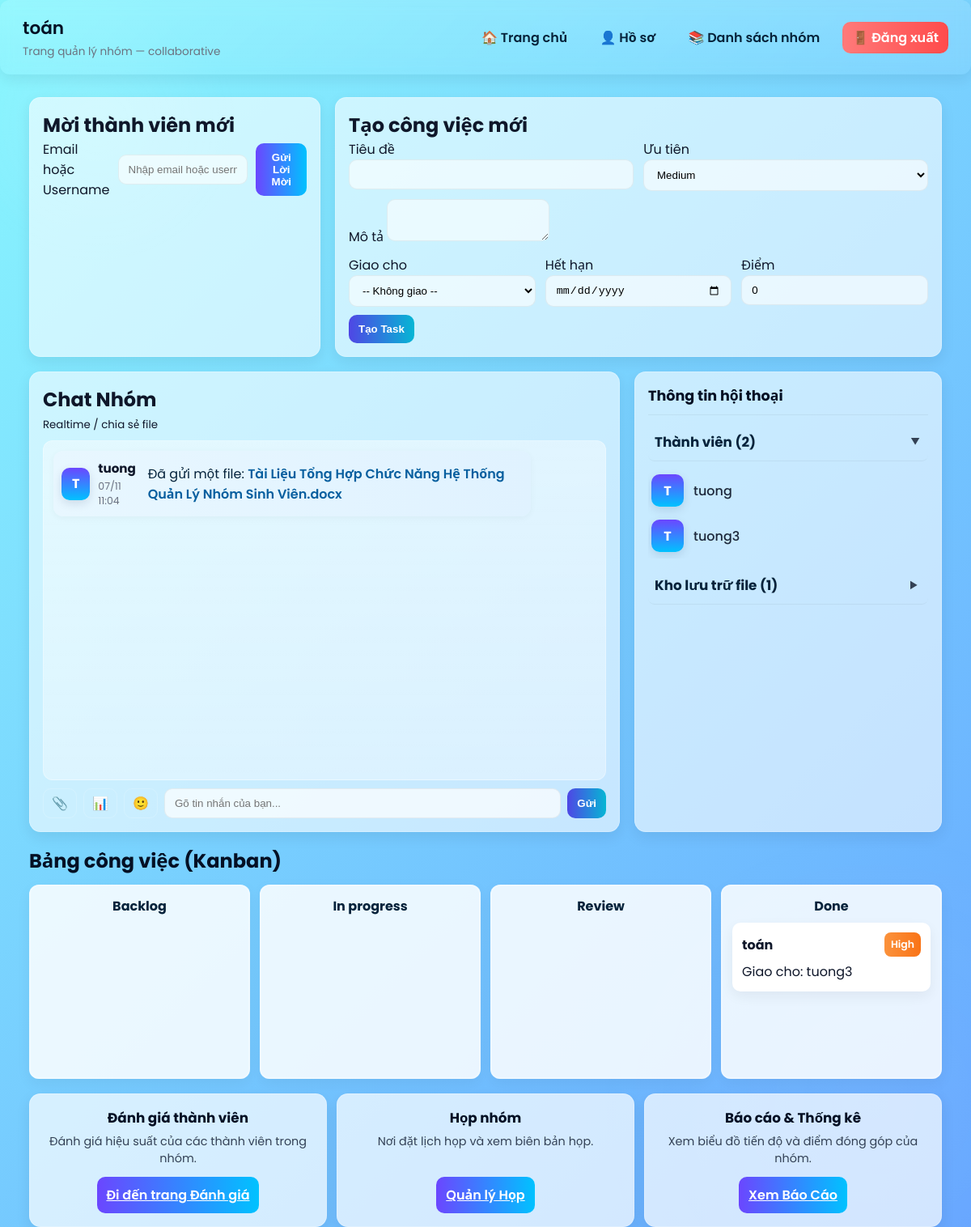
The page /index.php?page=group_details&id=6 (signed in) on the database its author committed.
### tables this page shows
CREATE TABLE `groups` (
  `group_id` int(11) NOT NULL,
  `group_name` varchar(255) NOT NULL,
  `group_description` text DEFAULT NULL,
  `created_by_user_id` int(11) NOT NULL,
  `created_at` timestamp NOT NULL DEFAULT current_timestamp()
);

CREATE TABLE `messages` (
  `message_id` bigint(20) NOT NULL,
  `sender_user_id` int(11) NOT NULL,
  `group_id` int(11) DEFAULT NULL COMMENT 'Nếu là chat nhóm (NULL nếu là DM)',
  `receiver_user_id` int(11) DEFAULT NULL COMMENT 'Nếu là chat cá nhân (NULL nếu là chat nhóm)',
  `message_content` text DEFAULT NULL,
  `file_id` int(11) DEFAULT NULL COMMENT 'Gửi file đính kèm',
  `poll_id` int(11) DEFAULT NULL COMMENT 'Gửi bình chọn trong chat',
  `created_at` timestamp NOT NULL DEFAULT current_timestamp()
);

CREATE TABLE `users` (
  `user_id` int(11) NOT NULL,
  `username` varchar(100) NOT NULL,
  `email` varchar(255) NOT NULL,
  `password_hash` varchar(255) NOT NULL,
  `profile_major` varchar(255) DEFAULT NULL,
  `profile_skills` text DEFAULT NULL,
  `profile_interests` text DEFAULT NULL,
  `profile_strengths` text DEFAULT NULL,
  `profile_weaknesses` text DEFAULT NULL,
  `profile_role_preference` varchar(255) DEFAULT NULL COMMENT 'Vai trò mong muốn',
  `created_at` timestamp NOT NULL DEFAULT current_timestamp()
);

CREATE TABLE `files` (
  `file_id` int(11) NOT NULL,
  `group_id` int(11) NOT NULL,
  `uploaded_by_user_id` int(11) NOT NULL,
  `file_name` varchar(255) NOT NULL,
  `file_path` varchar(255) NOT NULL,
  `file_size` int(11) NOT NULL COMMENT 'Kích thước file (bytes)',
  `file_type` varchar(100) NOT NULL,
  `task_id` int(11) DEFAULT NULL COMMENT 'Gắn file vào task',
  `meeting_id` int(11) DEFAULT NULL COMMENT 'Gắn file vào họp',
  `version_of_file_id` int(11) DEFAULT NULL COMMENT 'Quản lý phiên bản (trỏ đến file_id cũ)',
  `created_at` timestamp NOT NULL DEFAULT current_timestamp()
);

CREATE TABLE `tasks` (
  `task_id` int(11) NOT NULL,
  `group_id` int(11) NOT NULL,
  `task_title` varchar(255) NOT NULL,
  `task_description` text DEFAULT NULL,
  `status` enum('backlog','in_progress','review','done') NOT NULL DEFAULT 'backlog',
  `priority` enum('low','medium','high','critical') NOT NULL DEFAULT 'medium',
  `created_by_user_id` int(11) NOT NULL,
  `assigned_to_user_id` int(11) DEFAULT NULL,
  `points` int(11) DEFAULT 0 COMMENT 'Điểm đóng góp khi task hoàn thành',
  `due_date` datetime DEFAULT NULL,
  `created_at` timestamp NOT NULL DEFAULT current_timestamp(),
  `completed_at` datetime DEFAULT NULL COMMENT 'Thời gian task được chuyển sang Done'
);

### app/views/group_details.php (the view, shortened to what the rows shown need)
<!DOCTYPE html>
<html lang="vi">
<head>
    <link rel="stylesheet" href="public/css/group_details.css">
</head>
<body>
    <div class="bg-overlay"></div>
    <header class="topbar">
        <div class="topbar-left">
            <h1 class="group-title"><?php echo htmlspecialchars($group['group_name']); ?></h1>
            <p class="group-sub">Trang quản lý nhóm — collaborative</p>
        </div>
        <nav class="topnav">
            <a href="index.php?page=dashboard">🏠 Trang chủ</a>
            <a href="index.php?page=profile">👤 Hồ sơ</a>
            <a href="index.php?page=groups">📚 Danh sách nhóm</a>
            <a href="index.php?action=logout" class="logout">🚪 Đăng xuất</a>
        </nav>
    </header>
    <main class="container">
        <section class="top-grid">
             <div class="card invite-card">
                <h2>Mời thành viên mới</h2>
                <form action="index.php?action=invite_member" method="POST" class="form-inline">
                    <label for="email_or_username" class="sr-only">Email hoặc Username</label>
                    <input type="text" id="email_or_username" name="email_or_username" placeholder="Nhập email hoặc username..." />
                    <button type="submit" class="btn">Gửi Lời Mời</button>
                </form>
            </div>
            <div class="card task-create-card">
                <h2>Tạo công việc mới</h2>
                <form action="index.php?action=create_task" method="POST" class="task-form">
                    <div class="row">
                        <div class="col">
                            <label for="task_title">Tiêu đề</label>
                            <input type="text" id="task_title" name="task_title" required>
                        </div>
                        <div class="col">
                            <label for="priority">Ưu tiên</label>
                            <select id="priority" name="priority">
                                <option value="medium" selected>Medium</option>
                            </select>
                        </div>
                    </div>
                    <div class="row">
                        <div class="col-2">
                            <label for="task_description">Mô tả</label>
                            <textarea id="task_description" name="task_description" rows="2"></textarea>
                        </div>
                    </div>
                    <div class="row">
                        <div class="col">
                            <label for="assigned_to_user_id">Giao cho</label>
                            <select id="assigned_to_user_id" name="assigned_to_user_id">
                                <option value="">-- Không giao --</option>
                            </select>
                        </div>
                        <div class="col">
                            <label for="due_date">Hết hạn</label>
                            <input type="date" id="due_date" name="due_date">
                        </div>
                        <div class="col">
                            <label for="points">Điểm</label>
                            <input type="number" id="points" name="points" value="0" min="0">
                        </div>
                    </div>
                    <div class="form-actions">
                        <button type="submit" class="btn btn-primary">Tạo Task</button>
                    </div>
                </form>
            </div>
        </section>
        <section class="mid-grid">
            <div class="card chat-card" id="chat">
                <div class="card-head">
                    <div class="chat-head-left">
                        <h2>Chat Nhóm</h2>
                        <small class="muted">Realtime / chia sẻ file</small>
                    </div>
                </div>
                <div id="chat-box" class="chat-box">
                    <?php if (empty($messages)): ?>
                        <p class="muted">Chưa có tin nhắn nào.</p>
                    <?php else: ?>
                        <?php foreach ($messages as $msg): ?>
                            <?php
                            $isUserClass = ($msg['sender_user_id'] == $_SESSION['user_id']) ? 'is-user' : '';
                            $isFileClass = !empty($msg['file_id']) ? 'is-file' : '';
                            $isPollClass = !empty($msg['poll_id']) ? 'is-poll' : '';
                            ?>
                            <div class="chat-message <?php echo $isUserClass; ?> <?php echo $isFileClass; ?> <?php echo $isPollClass; ?>">
                                <div class="chat-meta">
                                    <div class="avatar"><?php echo strtoupper(substr($msg['sender_name'],0,1)); ?></div>
                                    <div class="meta-text">
                                        <strong><?php echo htmlspecialchars($msg['sender_name']); ?></strong>
                                        <small class="time"><?php echo date('d/m H:i', strtotime($msg['created_at'])); ?></small>
                                    </div>
                                </div>
                                <div class="chat-body">
                                    <?php if (!empty($msg['file_id'])): ?>
                                        <p class="file-line">Đã gửi một file: <a href="<?php echo htmlspecialchars($msg['file_path']); ?>" target="_blank"><?php echo htmlspecialchars($msg['file_name']); ?></a></p>
                                    <?php else: ?>
                                        <p><?php echo nl2br(htmlspecialchars($msg['message_content'])); ?></p>
                                    <?php endif; ?>
                                </div>
                            </div>
                        <?php endforeach; ?>
                    <?php endif; ?>
                </div>
                <div class="chat-controls-wrapper">
                    <div id="chat-controls" class="chat-controls">
                        <button id="file-upload-btn" class="btn-icon" onclick="document.getElementById('group_file_input').click();" title="Đính kèm file">📎</button>
                        <button id="create-poll-btn" class="btn-icon" title="Tạo bình chọn">📊</button>
                        <button id="emoji-toggle-btn" class="btn-icon" title="Chọn icon">🙂</button>
                        <form id="chat-form" action="index.php?action=send_message" method="POST" class="chat-form">
                            <input type="text" id="chat-message-input" name="message_content" placeholder="Gõ tin nhắn của bạn..." required autocomplete="off">
                            <button type="submit" class="btn btn-primary">Gửi</button>
                        </form>
                    </div>
                </div> </div>
            <aside class="card info-sidebar" id="info-sidebar">
                <div class="info-sidebar-header">
                    <h3>Thông tin hội thoại</h3>
                </div>
                <div class="info-sidebar-content">
                    <h4 class="sidebar-toggle-header active">Thành viên (<?php echo count($members); ?>)</h4>
                    <ul class="member-list sidebar-toggled-content is-open">
                        <?php foreach ($members as $member): ?>
                            <li>
                                <a href="index.php?page=profile&id=<?php echo $member['user_id']; ?>" class="member-link">
                                    <div class="avatar"><?php echo strtoupper(substr($member['username'],0,1)); ?></div>
                                    <span><?php echo htmlspecialchars($member['username']); ?></span>
                                </a>
                            </li>
                        <?php endforeach; ?>
                    </ul>
                    <h4 class="sidebar-toggle-header">Kho lưu trữ file (<?php echo count($chat_files); ?>)</h4>
                </div>
            </aside>
        </section>
        <section class="kanban-section">
            <h2>Bảng công việc (Kanban)</h2>
            <?php
            $columns = ['backlog' => [], 'in_progress' => [], 'review' => [], 'done' => []];
            if (is_array($tasks) || is_object($tasks)) {
                foreach ($tasks as $task) {
                    if (isset($task['status'])) { $columns[$task['status']][] = $task; }
                }
            }
            ?>
            <div class="kanban-board">
                <?php foreach ($columns as $status => $tasks_in_column): ?>
                    <div class="kanban-column" id="col-<?php echo $status; ?>">
                        <h3><?php echo ucfirst(str_replace('_', ' ', $status)); ?></h3>
                        <?php if (is_array($tasks_in_column)): ?>
                            <?php foreach ($tasks_in_column as $task): ?>
                                <div class="task-card" data-task-id="<?php echo $task['task_id']; ?>">
                                    <div class="task-head">
                                        <strong><?php echo htmlspecialchars($task['task_title']); ?></strong>
                                        <span class="priority priority-<?php echo $task['priority']; ?>"><?php echo ucfirst($task['priority']); ?></span>
                                    </div>
                                    <p class="task-meta">Giao cho: <?php echo htmlspecialchars($task['assignee_name'] ?? 'Chưa có'); ?></p>
                                </div>
                            <?php endforeach; ?>
                        <?php endif; ?>
                    </div>
                <?php endforeach; ?>
            </div>
        </section>
        <section class="quick-links">
             <div class="card">
                <h3>Đánh giá thành viên</h3>
                <p>Đánh giá hiệu suất của các thành viên trong nhóm.</p>
                <a href="index.php?page=group_rubric&group_id=<?php echo $group['group_id']; ?>" class="btn">Đi đến trang Đánh giá</a>
            </div>
            <div class="card">
                <h3>Họp nhóm</h3>
                <p>Nơi đặt lịch họp và xem biên bản họp.</p>
                <a href="index.php?page=group_meetings&group_id=<?php echo $group['group_id']; ?>" class="btn">Quản lý Họp</a>
            </div>
            <div class="card">
                <h3>Báo cáo & Thống kê</h3>
                <p>Xem biểu đồ tiến độ và điểm đóng góp của nhóm.</p>
                <a href="index.php?page=group_report&group_id=<?php echo $group['group_id']; ?>" class="btn">Xem Báo Cáo</a>
            </div>
        </section>
    </main>
</body>
</html>

### rows shown on the page
groups: group_name "toán"
messages: sender_user.username "T", sender_user.username "tuong", created_at "07/11 11:04", file.file_name "Tài Liệu Tổng Hợp Chức Năng Hệ Thống Quản Lý Nhóm Sinh Viên.docx"
users: username "T", username "tuong"
users: username "T", username "tuong3"
tasks: task_title "toán", priority "High", assigned_to_user.username "tuong3"

### other values the page prints
count($members) "2"
count($chat_files) "1"
str_replace('_', ' ', $status) "Backlog"
str_replace('_', ' ', $status) "In progress"
str_replace('_', ' ', $status) "Review"
str_replace('_', ' ', $status) "Done"
